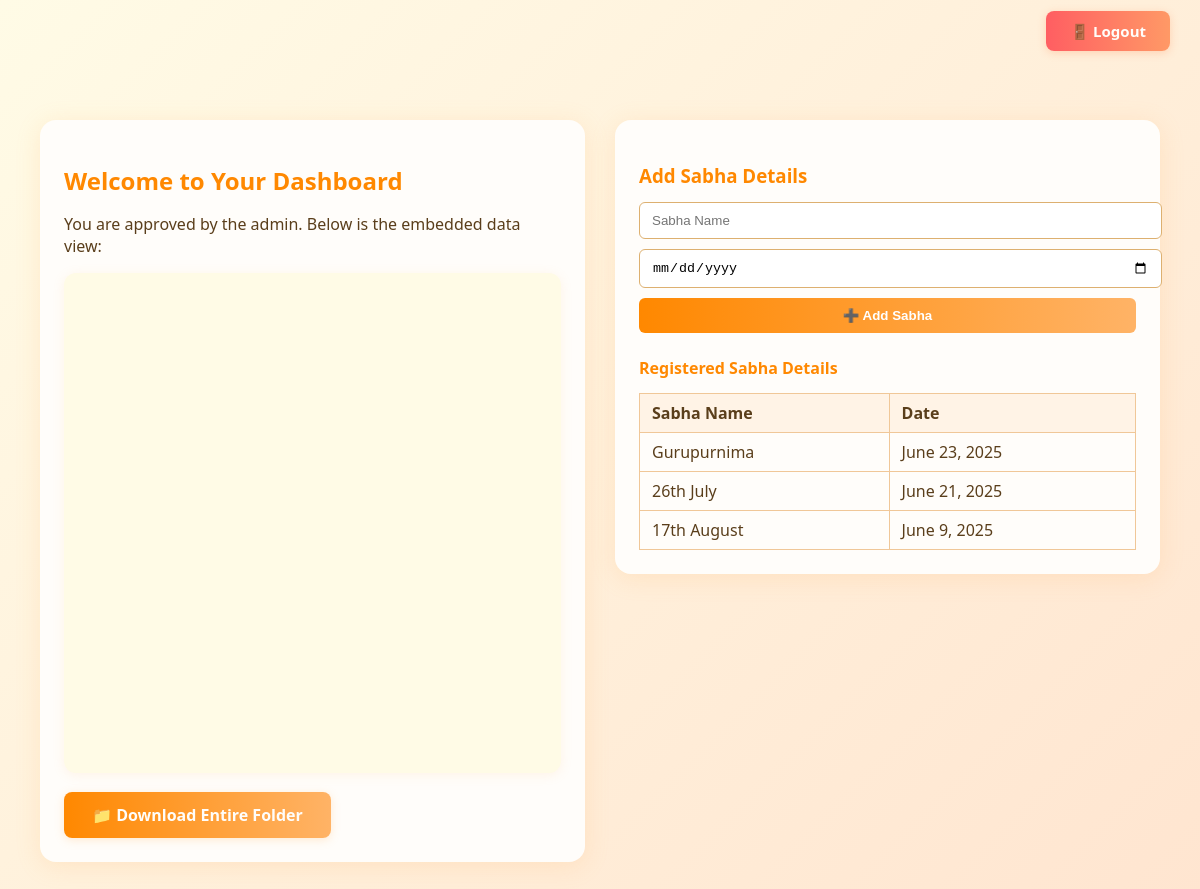
Screenshot of /dashboard/ (signed in) with the database file from the repository.
### core/models.py (models this page shows, shortened)
class DashboardContent(models.Model):
    title = models.CharField(max_length=255, null=True, blank=True)
    raw_drive_folder_url = models.URLField(null=True, blank=True)
    raw_zip_download_url = models.URLField(null=True, blank=True)
    @property
    def grid_view_url(self):
        if self.raw_drive_folder_url and "/folders/" in self.raw_drive_folder_url:
            folder_id = self.raw_drive_folder_url.split("/folders/")[1].split("?")[0]
            return f"https://drive.google.com/embeddedfolderview?id={folder_id}#grid"
        return None
    @property
    def direct_zip_download_url(self):
        if self.raw_zip_download_url:
            if "/file/d/" in self.raw_zip_download_url:
                file_id = self.raw_zip_download_url.split("/file/d/")[1].split("/")[0]
                return f"https://drive.google.com/uc?export=download&id={file_id}"
            elif "id=" in self.raw_zip_download_url:
                file_id = self.raw_zip_download_url.split("id=")[1].split("&")[0]
                return f"https://drive.google.com/uc?export=download&id={file_id}"
        return None

class EventDetail(models.Model):
    user = models.ForeignKey(UserProfile, on_delete=models.CASCADE, related_name='event_details', null=True)
    sabha_name = models.CharField(max_length=255)
    sabha_date = models.DateField()

### core/views.py (the view, shortened to what this page needs)
# urls.py: path('dashboard/', views.dashboard_view, name='dashboard'),
def dashboard_view(request):
    user_id = request.session.get('user_id')
    if not user_id:
        return redirect('login')
    user = UserProfile.objects.get(id=user_id)
    if not user.is_approved:
        return render(request, 'core/waiting_approval.html')
    dashboard_content = DashboardContent.objects.last()
    user_sabhas = EventDetail.objects.filter(user=user).order_by('-sabha_date')
    return render(request, 'core/data_view.html', {
        'dashboard': dashboard_content,
        'sabhas': user_sabhas  # ✅ Template expects 'sabhas'
    })

### core/templates/core/data_view.html (shortened to what this page needs)
<!DOCTYPE html>
<html lang="en">
<head>
</head>
<body>
    <div class="topbar">
        <a href="{% url 'logout' %}" class="logout-btn">🚪 Logout</a>
    </div>
    <div class="main-layout">
        <div class="dashboard-card">
            <h2>Welcome to Your Dashboard</h2>
            <p>You are approved by the admin. Below is the embedded data view:</p>
            {% if dashboard.grid_view_url %}
                <iframe src="{{ dashboard.grid_view_url }}"></iframe>
            {% else %}
                <p class="empty-msg"><i>No folder view available.</i></p>
            {% endif %}
            {% if dashboard.direct_zip_download_url %}
                <a href="{{ dashboard.direct_zip_download_url }}" class="download-btn" target="_blank">
                    📁 Download Entire Folder
                </a>
            {% else %}
                <p class="empty-msg"><i>No download link available.</i></p>
            {% endif %}
        </div>
        <div class="form-card">
            <h3>Add Sabha Details</h3>
            <form method="POST">
                <input type="text" name="sabha_name" placeholder="Sabha Name" required>
                <input type="date" name="sabha_date" required>
                <button type="submit">➕ Add Sabha</button>
            </form>
            <h4>Registered Sabha Details</h4>
            {% if sabhas %}
                <table>
                    <thead>
                        <tr>
                            <th>Sabha Name</th>
                            <th>Date</th>
                        </tr>
                    </thead>
                    <tbody>
                        {% for sabha in sabhas %}
                        <tr>
                            <td>{{ sabha.sabha_name }}</td>
                            <td>{{ sabha.sabha_date }}</td>
                        </tr>
                        {% endfor %}
                    </tbody>
                </table>
            {% else %}
                <p class="empty-msg">No Sabha registered yet.</p>
            {% endif %}
        </div>
    </div>
</body>
</html>

### core/templates/core/data_view.html (style rules this page uses)
body { font-family: 'Segoe UI', Arial, sans-serif; padding: 32px; background: linear-gradient(135deg, #fffbe6 0%, #ffe5d0 100%); color: #5a3e1b; }
.topbar { position: fixed; top: 20px; right: 30px; z-index: 1000; }
.logout-btn { padding: 10px 24px; font-size: 15px; background: linear-gradient(90deg, #ff5e62 0%, #ff9966 100%); color: #fffdfa; border: none; border-radius: 8px; text-decoration: none; font-weight: 600; box-shadow: 0 2px 8px #ff996655; }
.main-layout { display: flex; flex-wrap: wrap; gap: 30px; justify-content: center; align-items: flex-start; margin-top: 80px; }
.dashboard-card, .form-card { flex: 1 1 380px; padding: 24px; background: #fffdfa; border-radius: 16px; box-shadow: 0 4px 24px #ffb36633; }
h2, h3, h4 { color: #ff8800; margin-bottom: 14px; }
iframe { width: 100%; height: 500px; border: none; border-radius: 12px; background: #fffbe6; box-shadow: 0 2px 12px #ffb36622; }
.download-btn { padding: 12px 28px; background: linear-gradient(90deg, #ff8800 0%, #ffb366 100%); color: #fffdfa; border: none; border-radius: 8px; text-decoration: none; font-size: 16px; font-weight: 600; display: inline-block; margin-top: 14px; box-shadow: 0 2px 10px #ffb36644; }
form { display: flex; gap: 10px; flex-direction: column; margin-bottom: 24px; }
input[type="text"], input[type="date"] { padding: 10px 12px; border-radius: 6px; border: 1px solid #ddb070; width: 100%; }
button { background: linear-gradient(90deg, #ff8800 0%, #ffb366 100%); color: #fff; font-weight: bold; border: none; padding: 10px 24px; border-radius: 6px; cursor: pointer; }
table { width: 100%; border-collapse: collapse; }
th, td { padding: 8px 12px; border: 1px solid #f0c798; text-align: left; }
th { background-color: #fff3e6; }

### rows the page displays
EventDetail: sabha_name "Gurupurnima", sabha_date "June 23, 2025"
EventDetail: sabha_name "26th July", sabha_date "June 21, 2025"
EventDetail: sabha_name "17th August", sabha_date "June 9, 2025"
